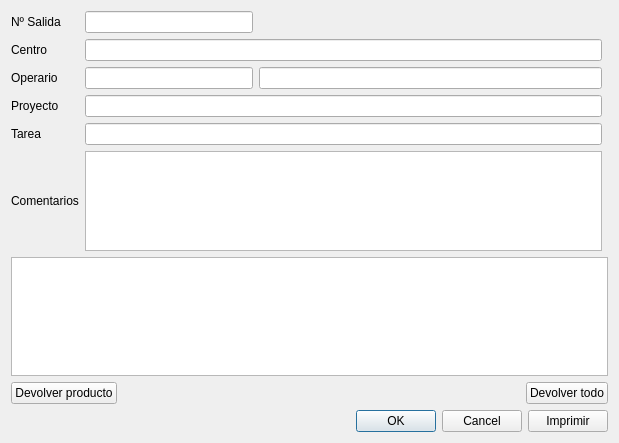
<?xml version="1.0" encoding="UTF-8"?>
<ui version="4.0">
 <class>MovimientosEntrada</class>
 <widget class="QDialog" name="MovimientosEntrada">
  <property name="geometry">
   <rect>
    <x>0</x>
    <y>0</y>
    <width>609</width>
    <height>443</height>
   </rect>
  </property>
  <property name="windowTitle">
   <string>Entrada de prodcutos</string>
  </property>
  <layout class="QVBoxLayout" name="verticalLayout">
   <item>
    <layout class="QGridLayout" name="gridLayout">
     <item row="0" column="0">
      <widget class="QLabel" name="label">
       <property name="text">
        <string>Nº Salida</string>
       </property>
      </widget>
     </item>
     <item row="3" column="0">
      <widget class="QLabel" name="label_4">
       <property name="text">
        <string>Proyecto</string>
       </property>
      </widget>
     </item>
     <item row="4" column="0">
      <widget class="QLabel" name="label_5">
       <property name="text">
        <string>Tarea</string>
       </property>
      </widget>
     </item>
     <item row="3" column="1" colspan="3">
      <widget class="QLineEdit" name="edtProyecto">
       <property name="enabled">
        <bool>true</bool>
       </property>
       <property name="readOnly">
        <bool>true</bool>
       </property>
      </widget>
     </item>
     <item row="4" column="1" colspan="3">
      <widget class="QLineEdit" name="edtTarea">
       <property name="enabled">
        <bool>true</bool>
       </property>
       <property name="readOnly">
        <bool>true</bool>
       </property>
      </widget>
     </item>
     <item row="1" column="0">
      <widget class="QLabel" name="label_3">
       <property name="text">
        <string>Centro</string>
       </property>
      </widget>
     </item>
     <item row="2" column="0">
      <widget class="QLabel" name="label_2">
       <property name="text">
        <string>Operario</string>
       </property>
      </widget>
     </item>
     <item row="1" column="1" colspan="3">
      <widget class="QLineEdit" name="edtCentro">
       <property name="enabled">
        <bool>true</bool>
       </property>
       <property name="readOnly">
        <bool>true</bool>
       </property>
      </widget>
     </item>
     <item row="2" column="2" colspan="2">
      <widget class="QLineEdit" name="edtNomOperario">
       <property name="readOnly">
        <bool>true</bool>
       </property>
      </widget>
     </item>
     <item row="0" column="3">
      <spacer name="horizontalSpacer">
       <property name="orientation">
        <enum>Qt::Horizontal</enum>
       </property>
       <property name="sizeHint" stdset="0">
        <size>
         <width>40</width>
         <height>20</height>
        </size>
       </property>
      </spacer>
     </item>
     <item row="0" column="2">
      <spacer name="horizontalSpacer_3">
       <property name="orientation">
        <enum>Qt::Horizontal</enum>
       </property>
       <property name="sizeHint" stdset="0">
        <size>
         <width>40</width>
         <height>20</height>
        </size>
       </property>
      </spacer>
     </item>
     <item row="0" column="1">
      <widget class="QLineEdit" name="edtNSalida">
       <property name="enabled">
        <bool>true</bool>
       </property>
       <property name="readOnly">
        <bool>true</bool>
       </property>
      </widget>
     </item>
     <item row="2" column="1">
      <widget class="QLineEdit" name="edtOperario">
       <property name="enabled">
        <bool>true</bool>
       </property>
       <property name="readOnly">
        <bool>true</bool>
       </property>
      </widget>
     </item>
     <item row="8" column="0" colspan="5">
      <layout class="QHBoxLayout" name="horizontalLayout">
       <item>
        <widget class="QPushButton" name="btnDevolverProd">
         <property name="text">
          <string>Devolver producto</string>
         </property>
        </widget>
       </item>
       <item>
        <spacer name="horizontalSpacer_2">
         <property name="orientation">
          <enum>Qt::Horizontal</enum>
         </property>
         <property name="sizeHint" stdset="0">
          <size>
           <width>40</width>
           <height>20</height>
          </size>
         </property>
        </spacer>
       </item>
       <item>
        <widget class="QPushButton" name="btnDevolverTodo">
         <property name="text">
          <string>Devolver todo</string>
         </property>
        </widget>
       </item>
      </layout>
     </item>
     <item row="5" column="0">
      <widget class="QLabel" name="label_6">
       <property name="text">
        <string>Comentarios</string>
       </property>
      </widget>
     </item>
     <item row="5" column="1" colspan="3">
      <widget class="QPlainTextEdit" name="ptedtComentarios">
       <property name="sizePolicy">
        <sizepolicy hsizetype="Fixed" vsizetype="Fixed">
         <horstretch>0</horstretch>
         <verstretch>0</verstretch>
        </sizepolicy>
       </property>
       <property name="minimumSize">
        <size>
         <width>517</width>
         <height>100</height>
        </size>
       </property>
       <property name="maximumSize">
        <size>
         <width>517</width>
         <height>100</height>
        </size>
       </property>
       <property name="readOnly">
        <bool>true</bool>
       </property>
      </widget>
     </item>
     <item row="6" column="0" rowspan="2" colspan="5">
      <widget class="QTableWidget" name="tableDetalles">
       <property name="editTriggers">
        <set>QAbstractItemView::NoEditTriggers</set>
       </property>
       <property name="alternatingRowColors">
        <bool>true</bool>
       </property>
       <property name="selectionBehavior">
        <enum>QAbstractItemView::SelectRows</enum>
       </property>
      </widget>
     </item>
    </layout>
   </item>
   <item>
    <layout class="QHBoxLayout" name="horizontalLayout_2">
     <item>
      <widget class="QDialogButtonBox" name="buttonBox">
       <property name="orientation">
        <enum>Qt::Horizontal</enum>
       </property>
       <property name="standardButtons">
        <set>QDialogButtonBox::Cancel|QDialogButtonBox::Ok</set>
       </property>
      </widget>
     </item>
     <item>
      <widget class="QPushButton" name="btnImprimir">
       <property name="text">
        <string>Imprimir</string>
       </property>
      </widget>
     </item>
    </layout>
   </item>
  </layout>
 </widget>
 <tabstops>
  <tabstop>btnDevolverProd</tabstop>
  <tabstop>btnDevolverTodo</tabstop>
  <tabstop>edtCentro</tabstop>
  <tabstop>edtNomOperario</tabstop>
  <tabstop>edtNSalida</tabstop>
  <tabstop>edtOperario</tabstop>
  <tabstop>tableDetalles</tabstop>
  <tabstop>edtTarea</tabstop>
  <tabstop>edtProyecto</tabstop>
 </tabstops>
 <resources/>
 <connections>
  <connection>
   <sender>buttonBox</sender>
   <signal>accepted()</signal>
   <receiver>MovimientosEntrada</receiver>
   <slot>accept()</slot>
   <hints>
    <hint type="sourcelabel">
     <x>248</x>
     <y>254</y>
    </hint>
    <hint type="destinationlabel">
     <x>157</x>
     <y>274</y>
    </hint>
   </hints>
  </connection>
  <connection>
   <sender>buttonBox</sender>
   <signal>rejected()</signal>
   <receiver>MovimientosEntrada</receiver>
   <slot>reject()</slot>
   <hints>
    <hint type="sourcelabel">
     <x>316</x>
     <y>260</y>
    </hint>
    <hint type="destinationlabel">
     <x>286</x>
     <y>274</y>
    </hint>
   </hints>
  </connection>
 </connections>
</ui>
